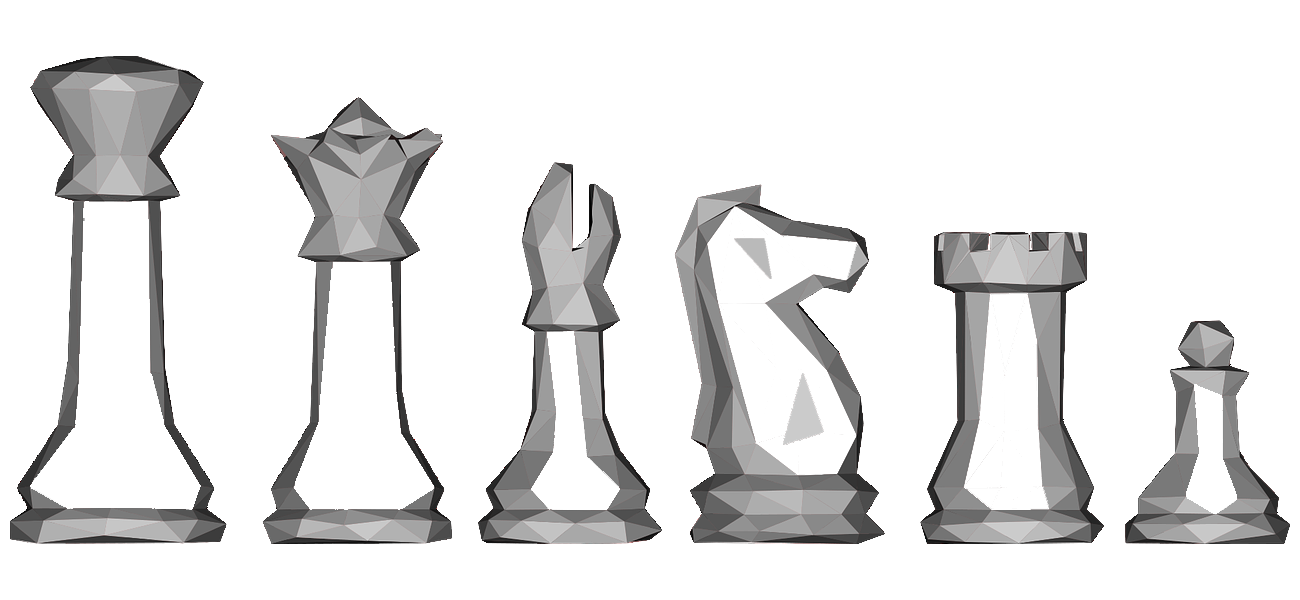
#> input picture vision/basic_training/chess.png, 1300 x 600 px
$ python '다각형근사.py'
#> lines starting #> are read from the running program, lines starting #| are printed output that depends on the picture; after the words box and inside, x2 and y2 are one past the last pixel; in counts of white or black regions, pixels touching at a corner belong together
import numpy as np
import cv2

src = cv2.imread('chess.png')
#> src is the input picture: shape (600, 1300, 3); mean B, G, R 227.5, 227.5, 227.6
dst = src.copy()

kernel = cv2.getStructuringElement(cv2.MORPH_RECT, (3, 3))

gray = cv2.cvtColor(src, cv2.COLOR_BGR2GRAY)
ret, binary = cv2.threshold(gray, 230, 550, cv2.THRESH_BINARY)
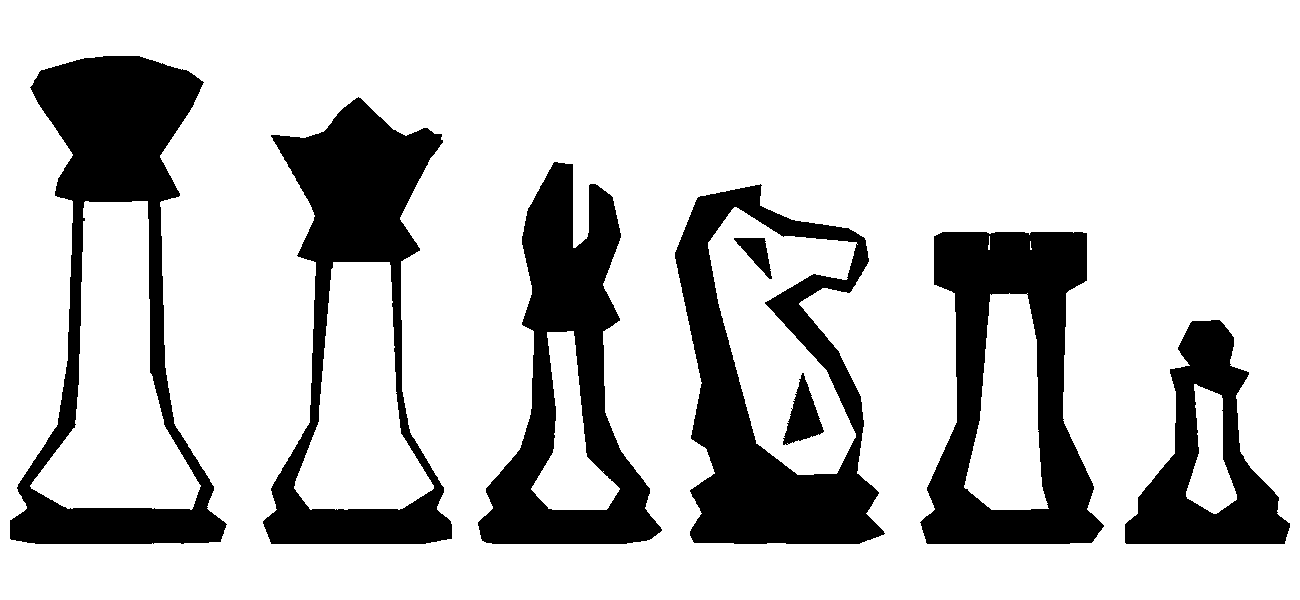
#> binary: shape (600, 1300); 78.3% white; 8 black regions, largest, box (x1, y1, x2, y2) and area: (10, 56, 227, 544) 33518, (675, 184, 885, 544) 31712, (263, 97, 452, 544) 28905
morp = cv2.morphologyEx(binary, cv2.MORPH_CLOSE, kernel, iterations=2)
#> morp: shape (600, 1300); 78.4% white; 8 black regions, largest, box (x1, y1, x2, y2) and area: (10, 56, 226, 544) 33486, (675, 185, 883, 544) 31679, (921, 232, 1102, 544) 28882
image = cv2.bitwise_not(morp)
#> image: shape (600, 1300); 21.6% white; 8 white regions

contours, hierarchy = cv2.findContours(image, cv2.RETR_TREE, cv2.CHAIN_APPROX_NONE)
#> contours = 15 contours; largest, box (x1, y1, x2, y2) and area: (10, 56, 226, 544) 59939, (675, 185, 883, 544) 53412, (264, 98, 452, 544) 49056, (921, 232, 1102, 544) 40894, (479, 163, 661, 544) 34810

for i in contours:
  perimeter = cv2.arcLength(i, True)
  epsilon = perimeter * 0.05
  approx = cv2.approxPolyDP(i, epsilon, True)
  cv2.drawContours(dst, [approx], 0, (0, 0, 255), 3)
  for j in approx:
    cv2.circle(dst, tuple(j[0]), 3, (255, 0, 0), -1)
#> this loop made 15 passes
#> (perimeter, epsilon, approx) on passes 1, 3, 4, 5, 8, 9, 10, 11, 12, 13: (736.6, 36.83, [[1219, 320], [1126, 543], [1284, 543]]), (1054.9, 52.74, [[942, 232], [926, 542], [1091, 542], [1086, 233]]), (565.5, 28.27, [[990, 293], [1028, 293], [1048, 509], [963, 487]]), (23.07, 1.15, [[1030, 240], [1032, 248], [1031, 250], [1029, 249]]), (176.2, 8.81, [[804, 379], [784, 442], [822, 432]]), (120.1, 6, [[737, 238], [770, 275], [764, 238]]), (1213.5, 60.68, [[553, 163], [480, 534], [646, 540]]), (493, 24.65, [[547, 331], [574, 331], [606, 510], [530, 489]]), (1333.7, 66.69, [[273, 135], [271, 543], [451, 538], [440, 134]]), (709.8, 35.49, [[333, 261], [391, 265], [434, 485], [293, 488]])
#> (perimeter, epsilon) on passes 2, 6, 7: (330.3, 16.52), (1212, 60.6), (854.6, 42.73)
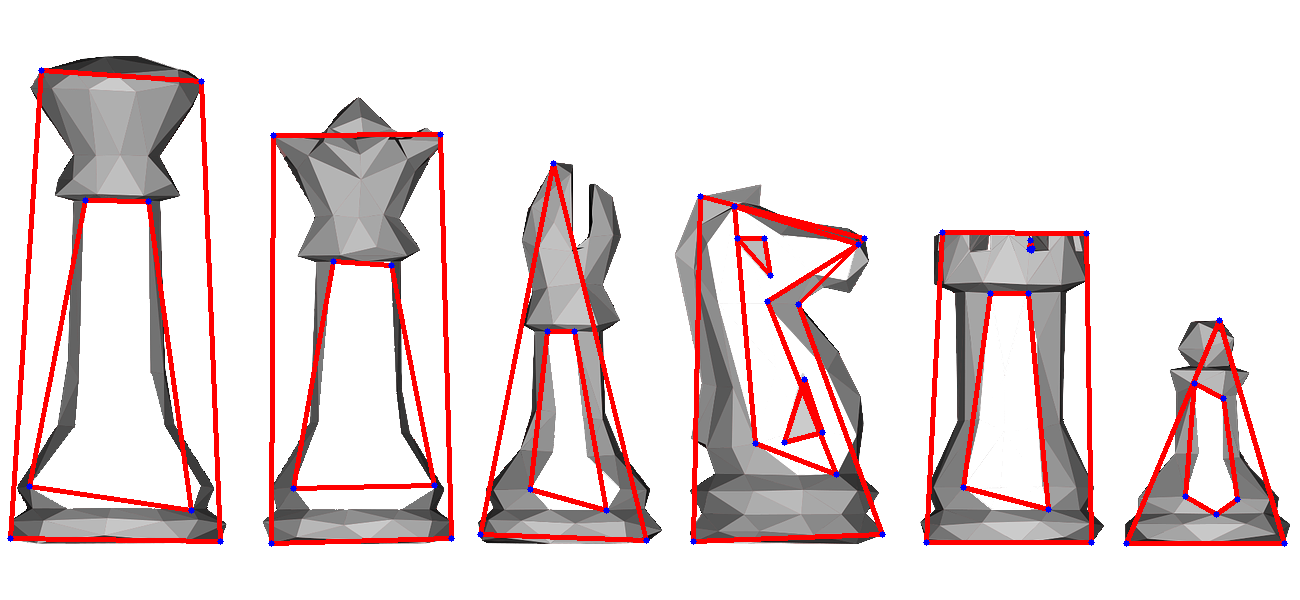
#> dst: shape (600, 1300, 3); 6.2% of pixels changed, all inside (x1, y1, x2, y2) = (7, 67, 1288, 547)

cv2.imshow('dst', dst)
cv2.waitKey(0)
cv2.destroyAllWindows()

$ run again, with vision/basic_training/book.jpg saved as vision/basic_training/chess.png
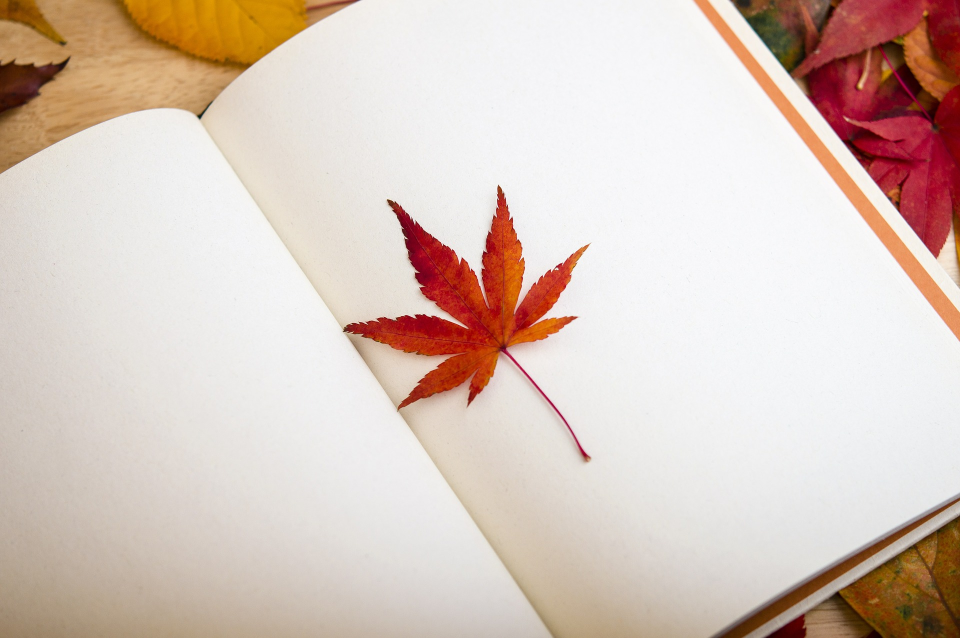
#> input picture vision/basic_training/book.jpg, 1920 x 1276 px (shown at 1/2 size)
#> src is the input picture: shape (1276, 1920, 3); mean B, G, R 190.1, 199.8, 217.4
#> `ret, binary = cv2.threshold(gray, 230, 550, cv2.THRESH_BINARY)`:
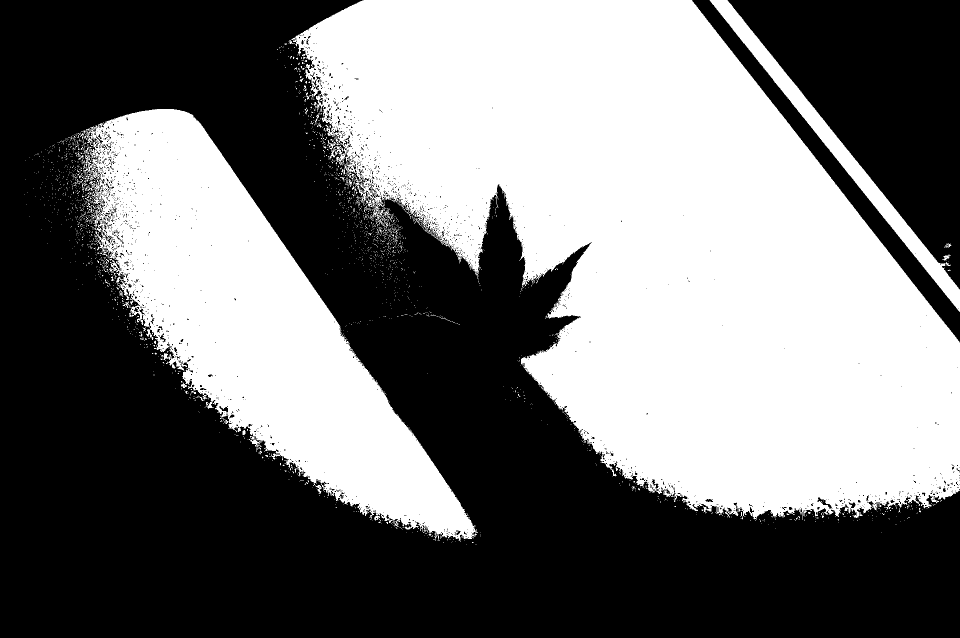
#> binary: shape (1276, 1920) (shown at 1/2 size); 45.3% white; 2086 white regions (2030 under 20 px), largest, box (x1, y1, x2, y2) and area: (582, 0, 1920, 1041) 819283, (155, 218, 956, 1083) 261211, (1419, 0, 1920, 624) 22221
#> morp: shape (1276, 1920); 46.8% white; 542 white regions (510 under 20 px), largest, box (x1, y1, x2, y2) and area: (569, 0, 1920, 1046) 840390, (115, 218, 956, 1083) 280089, (1419, 0, 1920, 624) 22453
#> image: shape (1276, 1920); 53.2% white; 542 black regions (510 under 20 px)
#> contours = 651 contours, 538 with area under 20; largest, box (x1, y1, x2, y2) and area: (0, 0, 1920, 1276) 1419652, (114, 217, 957, 1084) 283505, (1456, 0, 1920, 577) 133628, (1385, 0, 1920, 682) 26228, (121, 295, 140, 322) 180
#> the loop `for i in contours:` made 651 passes
#> (perimeter, epsilon, approx) on passes 1, 3, 4: (20, 1, [[1636, 1026], [1636, 1031], [1641, 1031], [1641, 1026]]), (21.41, 1.07, [[1644, 1019], [1644, 1023], [1650, 1023], [1650, 1018]]), (16, 0.8, [[1791, 1006], [1791, 1010], [1795, 1010], [1795, 1006]])
#> after the loop `for i in contours:`:
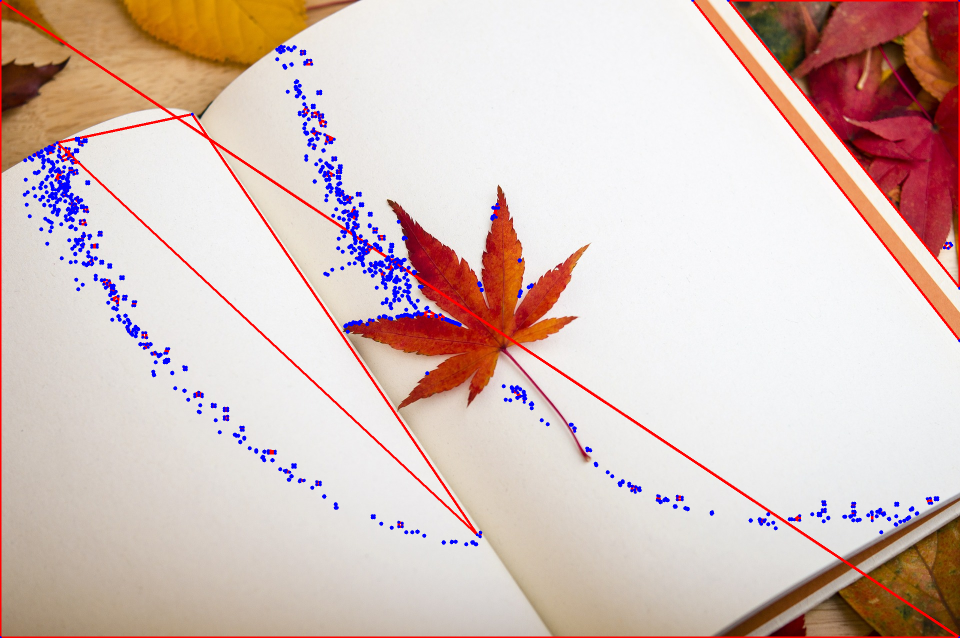
#> dst: shape (1276, 1920, 3) (shown at 1/2 size); 3.37% of pixels changed, all inside (x1, y1, x2, y2) = (0, 0, 1920, 1276)
